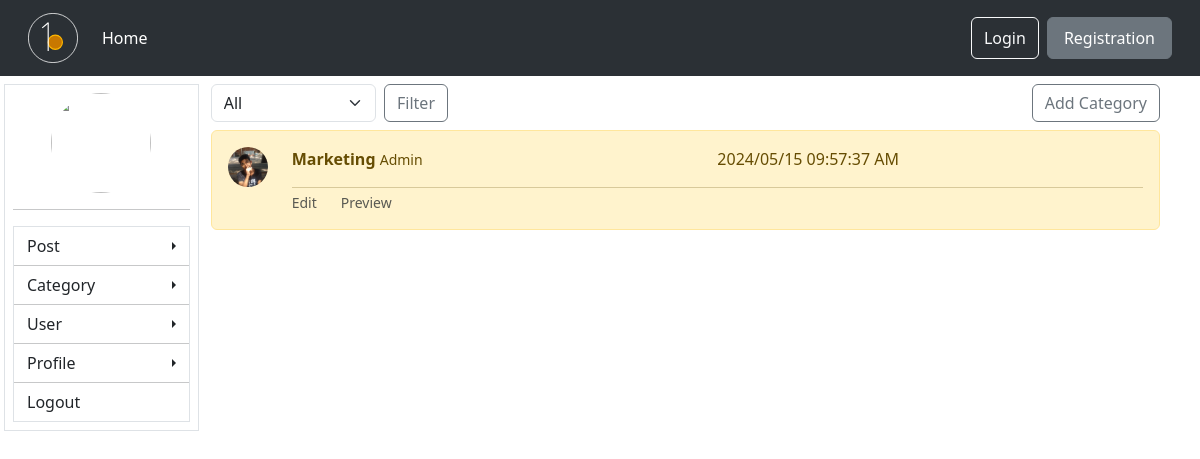
/dashboard/all-categories/, run on an earlier commit of the app's database.
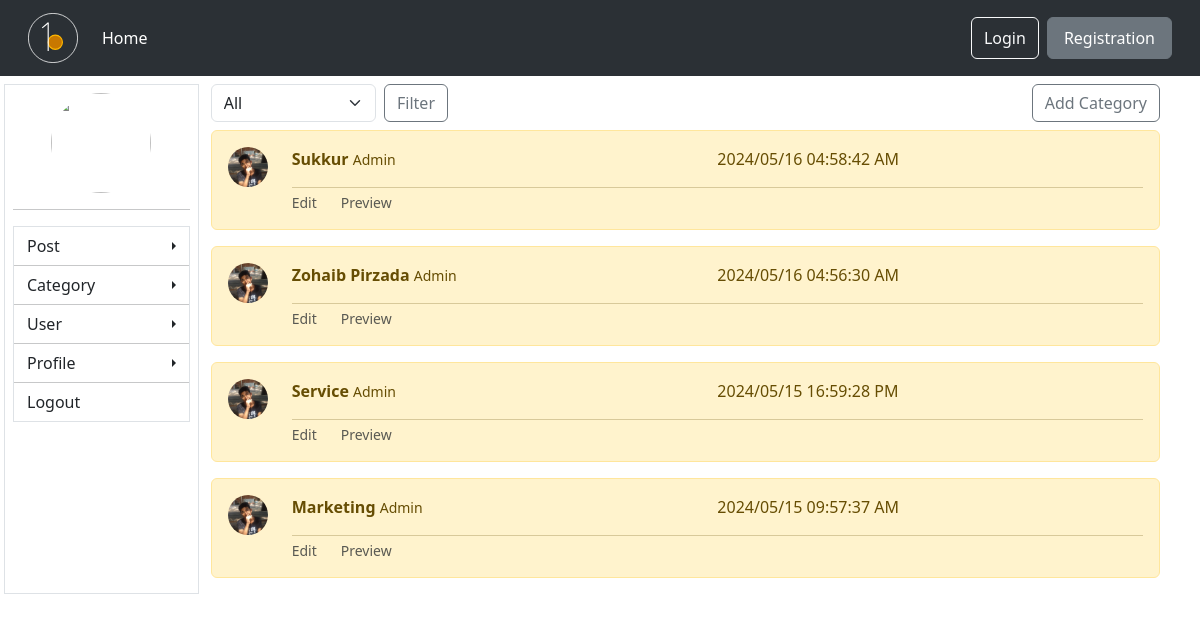
And on a later commit of the database.
### blog/models.py (models this page shows, shortened)
class Category(models.Model):
    user = models.ForeignKey(User, on_delete=models.CASCADE, related_name='cat_user')
    name = models.CharField(max_length=200)
    cat_image = models.ImageField(upload_to='cat/img', blank=True)
    create_date = models.DateTimeField(auto_now_add=True)

class Profile(models.Model):
    user = models.OneToOneField(User, on_delete=models.CASCADE)
    profile_pic = models.ImageField(upload_to='images', default='image/profile.png')
    staff = models.CharField(max_length=20, choices=STAFF_SELECTOR , default='Pending')

### dashboard/views.py (the view)
# urls.py: path('all-categories/', views.all_categories, name='all_categories'),
def all_categories(request):
    categories = Category.objects.order_by('-create_date')
    if request.method == 'GET':
        select = request.GET.get('filter')
        if select == 'All':
            categories = Category.objects.order_by('-create_date')
        elif select != None:
            categories = Category.objects.filter(user__username=select).order_by('-create_date')
            print(select)
    return render(request, 'all_categories.html', {'categories' : categories})

### dashboard/templates/all_categories.html (shortened to what this page needs)
{% extends 'dashboard/base.html' %}
{% block content %}
<div class="w-100 d-flex align-items-center justify-content-between mb-2">
    <div class="w-25">
        <form method="get" class="d-flex gap-2 align-items-center">
            <select name="filter" id="filter" class="form-select">
                <option value="All">All</option>
            </select>
            <button type="submit" class="btn btn-outline-secondary">Filter</button>
        </form>
    </div>
    <button class="btn btn-outline-secondary">Add Category</button>
</div>
{% for category in categories %}
<div class="alert alert-warning" role="alert">
    <div class="row">
        <div class="col-auto"><img src="{{category.user.profile.profile_pic.url}}"
                class="rounded-circle object-fit-cover" style="object-position: 0% 0%;" width="40px" height="40px"
                alt=""></div>
        <div class="col">
            <div class="w-100 d-flex">
                <div class="w-75">
                    <strong>{{category.name|capfirst}}</strong> <small>{{category.user.username|capfirst}}</small>
                </div>
                <div class="w-75">
                    <p>{{category.create_date|date:'Y/m/d H:i:s A'}} </p>
                </div>
            </div>
            <hr class="m-0">
            <div class="w-100 row">
                <div class="col-auto form-text">Edit</div>
                <div class="col-auto form-text">Preview</div>
            </div>
        </div>
    </div>
</div>
{% endfor %}
{% endblock content %}

What changed in the data, as far as the page shows it:
added Category: user.profile.profile_pic (picture), name "Sukkur", user.username "Admin", create_date "2024/05/16 04:58:42 AM"
added Category: user.profile.profile_pic (picture), name "Zohaib Pirzada", user.username "Admin", create_date "2024/05/16 04:56:30 AM"
added Category: user.profile.profile_pic (picture), name "Service", user.username "Admin", create_date "2024/05/15 16:59:28 PM"
